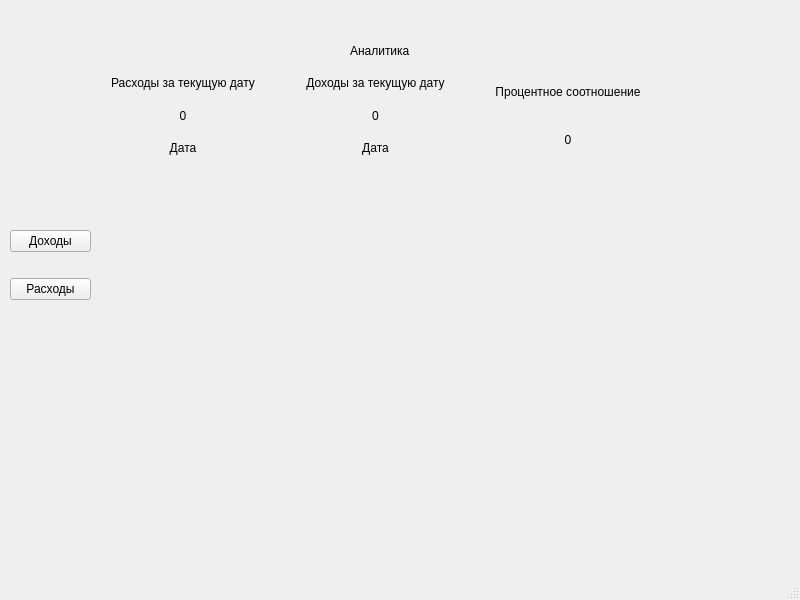
<?xml version="1.0" encoding="UTF-8"?>
<ui version="4.0">
 <class>Analytic</class>
 <widget class="QMainWindow" name="Analytic">
  <property name="geometry">
   <rect>
    <x>0</x>
    <y>0</y>
    <width>800</width>
    <height>600</height>
   </rect>
  </property>
  <property name="windowTitle">
   <string>MainWindow</string>
  </property>
  <widget class="QWidget" name="centralwidget">
   <widget class="QCustomPlot" name="customplot" native="true">
    <property name="geometry">
     <rect>
      <x>220</x>
      <y>190</y>
      <width>341</width>
      <height>171</height>
     </rect>
    </property>
   </widget>
   <widget class="QLabel" name="label">
    <property name="geometry">
     <rect>
      <x>350</x>
      <y>30</y>
      <width>131</width>
      <height>41</height>
     </rect>
    </property>
    <property name="text">
     <string>Аналитика</string>
    </property>
   </widget>
   <widget class="QCustomPlot" name="customplot_2" native="true">
    <property name="geometry">
     <rect>
      <x>220</x>
      <y>380</y>
      <width>341</width>
      <height>161</height>
     </rect>
    </property>
   </widget>
   <widget class="QWidget" name="layoutWidget">
    <property name="geometry">
     <rect>
      <x>90</x>
      <y>70</y>
      <width>571</width>
      <height>91</height>
     </rect>
    </property>
    <layout class="QHBoxLayout" name="horizontalLayout">
     <item>
      <layout class="QVBoxLayout" name="verticalLayout">
       <item>
        <widget class="QLabel" name="label_2">
         <property name="text">
          <string>Расходы за текущую дату</string>
         </property>
         <property name="alignment">
          <set>Qt::AlignCenter</set>
         </property>
        </widget>
       </item>
       <item>
        <widget class="QLabel" name="label_3">
         <property name="text">
          <string>0</string>
         </property>
         <property name="alignment">
          <set>Qt::AlignCenter</set>
         </property>
        </widget>
       </item>
       <item>
        <widget class="QLabel" name="label_4">
         <property name="text">
          <string>Дата</string>
         </property>
         <property name="alignment">
          <set>Qt::AlignCenter</set>
         </property>
        </widget>
       </item>
      </layout>
     </item>
     <item>
      <layout class="QVBoxLayout" name="verticalLayout_2">
       <item>
        <widget class="QLabel" name="label_6">
         <property name="text">
          <string>Доходы за текущую дату</string>
         </property>
         <property name="alignment">
          <set>Qt::AlignCenter</set>
         </property>
        </widget>
       </item>
       <item>
        <widget class="QLabel" name="label_7">
         <property name="text">
          <string>0</string>
         </property>
         <property name="alignment">
          <set>Qt::AlignCenter</set>
         </property>
        </widget>
       </item>
       <item>
        <widget class="QLabel" name="label_5">
         <property name="text">
          <string>Дата</string>
         </property>
         <property name="alignment">
          <set>Qt::AlignCenter</set>
         </property>
        </widget>
       </item>
      </layout>
     </item>
     <item>
      <layout class="QVBoxLayout" name="verticalLayout_3">
       <item>
        <widget class="QLabel" name="label_8">
         <property name="text">
          <string>Процентное соотношение</string>
         </property>
         <property name="alignment">
          <set>Qt::AlignCenter</set>
         </property>
        </widget>
       </item>
       <item>
        <widget class="QLabel" name="label_9">
         <property name="text">
          <string>0</string>
         </property>
         <property name="alignment">
          <set>Qt::AlignCenter</set>
         </property>
        </widget>
       </item>
      </layout>
     </item>
    </layout>
   </widget>
   <widget class="QWidget" name="layoutWidget">
    <property name="geometry">
     <rect>
      <x>10</x>
      <y>210</y>
      <width>81</width>
      <height>111</height>
     </rect>
    </property>
    <layout class="QVBoxLayout" name="verticalLayout_4">
     <item>
      <widget class="QPushButton" name="pushButton">
       <property name="text">
        <string>Доходы</string>
       </property>
      </widget>
     </item>
     <item>
      <widget class="QPushButton" name="pushButton_2">
       <property name="text">
        <string>Расходы</string>
       </property>
      </widget>
     </item>
    </layout>
   </widget>
  </widget>
  <widget class="QMenuBar" name="menubar">
   <property name="geometry">
    <rect>
     <x>0</x>
     <y>0</y>
     <width>800</width>
     <height>21</height>
    </rect>
   </property>
  </widget>
  <widget class="QStatusBar" name="statusbar"/>
 </widget>
 <customwidgets>
  <customwidget>
   <class>QCustomPlot</class>
   <extends>QWidget</extends>
   <header>qcustomplot.h</header>
   <container>1</container>
  </customwidget>
 </customwidgets>
 <resources/>
 <connections/>
</ui>
